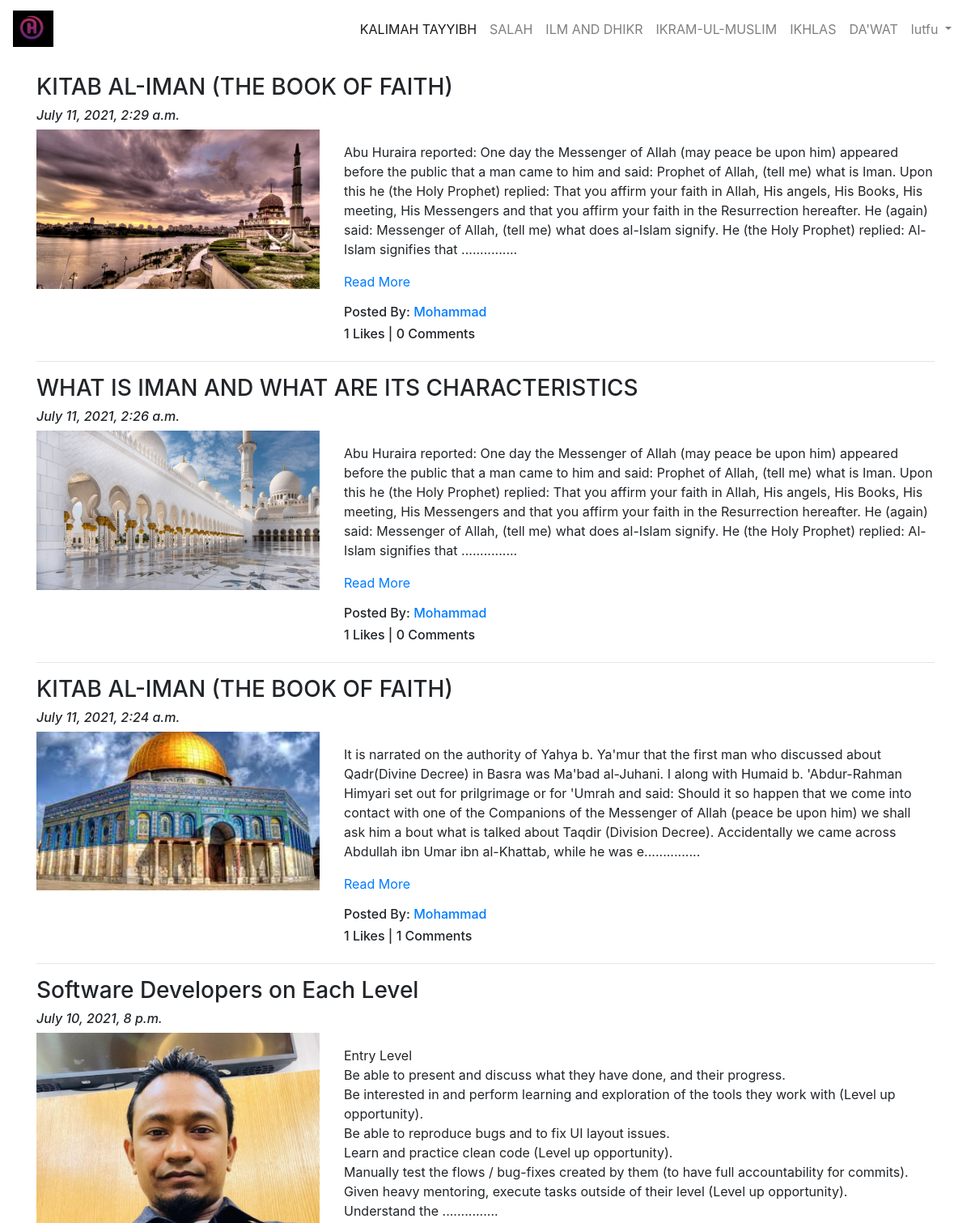
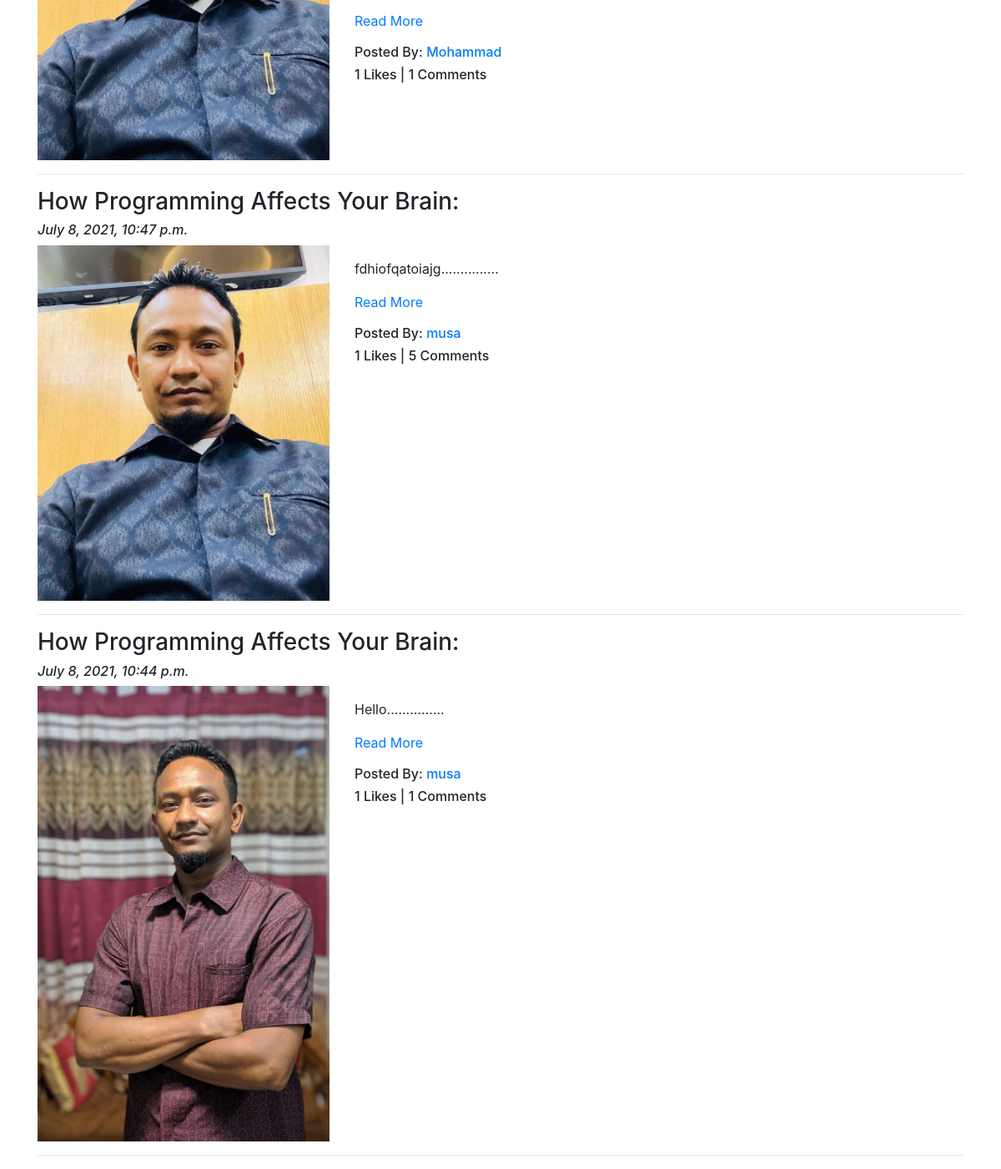
Page /blog/ (signed in) on the committed database (2 pictures, top to bottom).
### App_Blog/models.py (models this page shows, shortened)
class Blog(models.Model):
    author = models.ForeignKey(User, on_delete=models.CASCADE, related_name='post_author')
    blog_title = models.CharField(max_length=100, verbose_name="Put a Title")
    slug = models.SlugField(max_length=100, unique=True)
    blog_content = models.TextField(verbose_name="What is on your mind?")
    blog_image = models.ImageField(upload_to= 'blog_images', verbose_name='Image')
    publish_date = models.DateTimeField(auto_now_add=True)
    update_date = models.DateTimeField(auto_now=True)
    class Meta:
        ordering = ['-publish_date',]

### App_Blog/views.py (the view)
# urls.py: path('', views.BlogList.as_view(), name='blog_list'),
class BlogList(ListView):
    context_object_name = 'blogs'
    model = Blog
    template_name = 'App_Blog/blog_list.html'

### App_Blog/templatetags/custom_filters.py (called while the page is built)
def range_filter(value):
    return value[0:500] + "..............."

### templates/App_Blog/blog_list.html (shortened to what this page needs)
{% extends 'base.html' %}
{% load custom_filters %}
{% block body_block %}
{% for blog in blogs %}
<h3> {{blog.blog_title}}</h3>
<h6><i>{{blog.publish_date}}</i></h6>
<div class="row">
  <div class="col-sm-4">
    <img src="/media/{{blog.blog_image}}" alt="{{blog.blog_title}}" title="{{blog.blog_img}}" width="100%">
  </div>
  <div class="col-sm-8">
    <p>{{blog.blog_content|range_filter|linebreaks}}<a href="{% url 'App_Blog:blog_details' slug=blog.slug %}"> Read More </a></p>
    <h6>Posted By: <a href="#">{{blog.author}}</a></h6>
    <h6>{{blog.liked_blog.count}} Likes | {{blog.blog_comment.count }} Comments </h6>
  </div>
</div>
<hr>
{% endfor %}
{% endblock %}

### templates/base.html (shortened to what this page needs)
<!doctype html>
<html lang="en">
{% load static %}
<head>
  <link rel="stylesheet" href="{% static "css/mystyle.css" %}">
  <link rel="stylesheet" href="https://maxcdn.bootstrapcdn.com/bootstrap/4.0.0/css/bootstrap.min.css">
  <link href="https://maxcdn.bootstrapcdn.com/font-awesome/4.7.0/css/font-awesome.min.css" rel="stylesheet">
</head>
<body>
  <nav class="navbar navbar-expand-lg navbar-light">
    <a class="navbar-brand" href="{% url 'index' %}"><img src="/media/logoh.jpg" width="50px"></a>
    <ul class="navbar-nav ml-auto">
      {% if user.is_authenticated %}
      <li class="nav-item">
        <a class="nav-link active" href="{% url 'App_Login:signup' %}">KALIMAH TAYYIBH</a>
      </li>
      <li class="nav-item">
        <a class="nav-link" href="{% url 'App_Login:signup' %}">SALAH</a>
      </li>
      <li class="nav-item">
        <a class="nav-link" href="{% url 'App_Login:signup' %}">ILM AND DHIKR</a>
      </li>
      <li class="nav-item">
        <a class="nav-link" href="{% url 'App_Login:signup' %}">IKRAM-UL-MUSLIM</a>
      </li>
      <li class="nav-item">
        <a class="nav-link" href="{% url 'App_Login:signup' %}">IKHLAS</a>
      </li>
      <li class="nav-item">
        <a class="nav-link" href="{% url 'App_Login:signup' %}">DA'WAT</a>
      </li>
      <div class="nav-item dropdown">
        <a class="nav-link dropdown-toggle" href="#" id="navbardrop" data-toggle="dropdown">
          {{user.username}}
        </a>
      </div>
      {% endif %}
    </ul>
  </nav>
  <div class="container" style="padding-top:20px">
    {% block body_block %}
    {% endblock %}
  </div>
</body>
</html>

### rows in the picture
Blog: blog_title "KITAB AL-IMAN (THE BOOK OF FAITH)", publish_date "July 11, 2021, 2:29 a.m.", blog_image (picture), blog_content|range_filter "Abu Huraira reported: One day the Messenger of Allah (may peace be upon him) appeared before the public that a man came to him and said: Prophet of Allah, (tell me) what is Iman. Upon this he (the Holy Prophet) replied: That you affirm your faith in Allah, His angels, His Books, His meeting, His Messengers and that you affirm your faith in the Resurrection hereafter. He (again) said: Messenger of Allah, (tell me) what does al-Islam signify. He (the Holy Prophet) replied: Al-Islam signifies that ...............", author "Mohammad", liked_blog.count "1", blog_comment.count "0"
Blog: blog_title "WHAT IS IMAN AND WHAT ARE ITS CHARACTERISTICS", publish_date "July 11, 2021, 2:26 a.m.", blog_image (picture), blog_content|range_filter "Abu Huraira reported: One day the Messenger of Allah (may peace be upon him) appeared before the public that a man came to him and said: Prophet of Allah, (tell me) what is Iman. Upon this he (the Holy Prophet) replied: That you affirm your faith in Allah, His angels, His Books, His meeting, His Messengers and that you affirm your faith in the Resurrection hereafter. He (again) said: Messenger of Allah, (tell me) what does al-Islam signify. He (the Holy Prophet) replied: Al-Islam signifies that ...............", author "Mohammad", liked_blog.count "1", blog_comment.count "0"
Blog: blog_title "KITAB AL-IMAN (THE BOOK OF FAITH)", publish_date "July 11, 2021, 2:24 a.m.", blog_image (picture), blog_content|range_filter "It is narrated on the authority of Yahya b. Ya'mur that the first man who discussed about Qadr(Divine Decree) in Basra was Ma'bad al-Juhani. I along with Humaid b. 'Abdur-Rahman Himyari set out for prilgrimage or for 'Umrah and said: Should it so happen that we come into contact with one of the Companions of the Messenger of Allah (peace be upon him) we shall ask him a bout what is talked about Taqdir (Division Decree). Accidentally we came across Abdullah ibn Umar ibn al-Khattab, while he was e...............", author "Mohammad", liked_blog.count "1", blog_comment.count "1"
Blog: blog_title "Software Developers on Each Level", publish_date "July 10, 2021, 8 p.m.", blog_image (picture), blog_content|range_filter "Entry Level Be able to present and discuss what they have done, and their progress. Be interested in and perform learning and exploration of the tools they work with (Level up opportunity). Be able to reproduce bugs and to fix UI layout issues. Learn and practice clean code (Level up opportunity). Manually test the flows / bug-fixes created by them (to have full accountability for commits). Given heavy mentoring, execute tasks outside of their level (Level up opportunity). Understand the ...............", author "Mohammad", liked_blog.count "1", blog_comment.count "1"
Blog: blog_title "How Programming Affects Your Brain:", publish_date "July 8, 2021, 10:47 p.m.", blog_image (picture), blog_content|range_filter "fdhiofqatoiajg...............", author "musa", liked_blog.count "1", blog_comment.count "5"
Blog: blog_title "How Programming Affects Your Brain:", publish_date "July 8, 2021, 10:44 p.m.", blog_image (picture), blog_content|range_filter "Hello...............", author "musa", liked_blog.count "1", blog_comment.count "1"

### other values in the picture
{{ user.username }} "lutfu"
